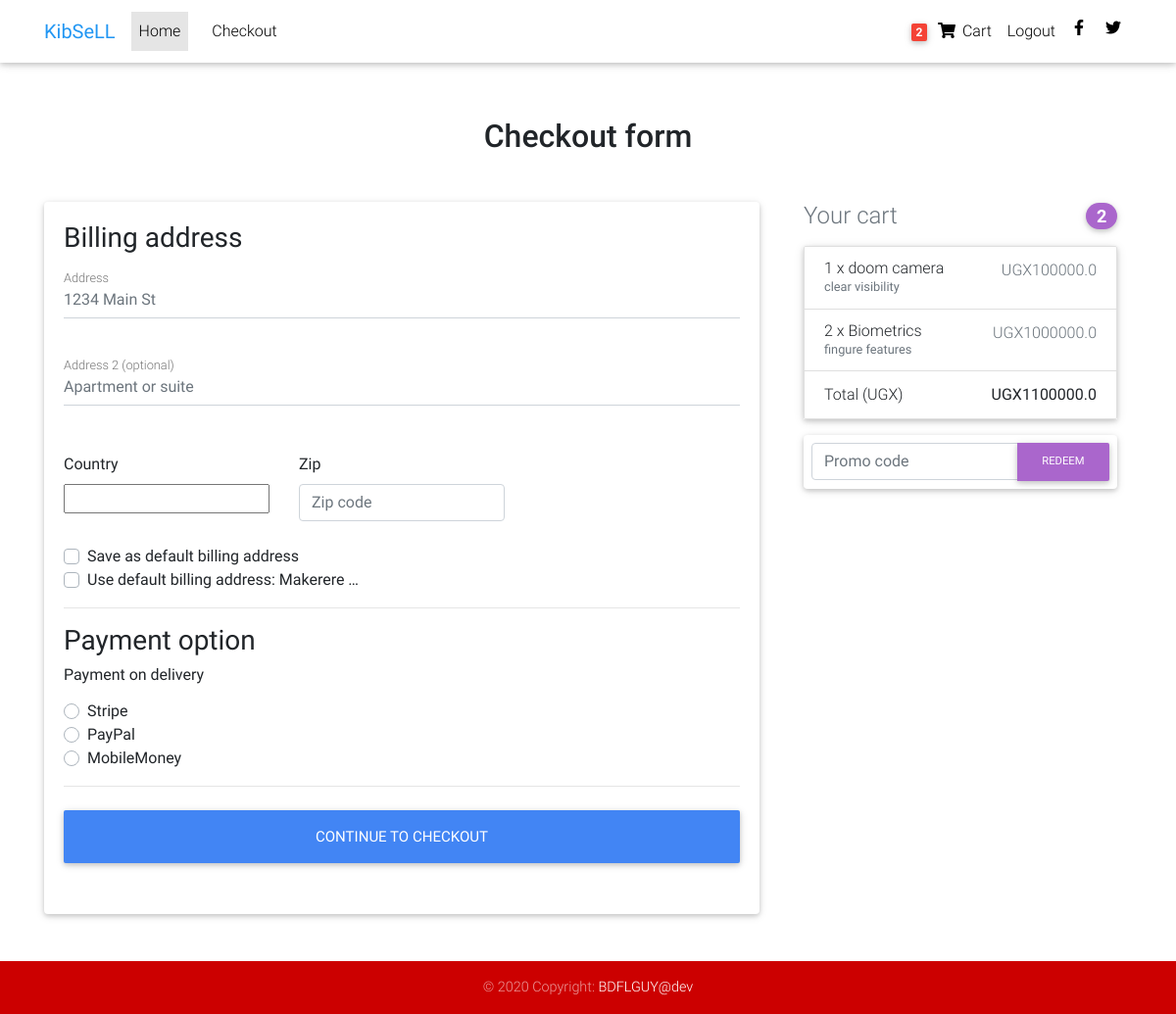
Screenshot of /checkout/ (signed in) with the database file from the repository.
### products/models.py (models this page shows, shortened)
class Order(models.Model):
    user = models.ForeignKey(settings.AUTH_USER_MODEL,
                             on_delete=models.CASCADE)
    ref_code = models.CharField(max_length=20, blank=True, null=True)
    items = models.ManyToManyField(OrderItem)
    start_date = models.DateTimeField(auto_now_add=True)
    ordered_date = models.DateTimeField()
    ordered = models.BooleanField(default=False)
    shipping_address = models.ForeignKey(
        'Address', related_name='shipping_address', on_delete=models.SET_NULL, blank=True, null=True)
    billing_address = models.ForeignKey(
        'Address', related_name='billing_address', on_delete=models.SET_NULL, blank=True, null=True)
    payment = models.ForeignKey(
        'Payment', on_delete=models.SET_NULL, blank=True, null=True)
    coupon = models.ForeignKey(
        'Coupon', on_delete=models.SET_NULL, blank=True, null=True)
    being_delivered = models.BooleanField(default=False)
    received = models.BooleanField(default=False)
    refund_requested = models.BooleanField(default=False)
    refund_granted = models.BooleanField(default=False)
    '''
    1. Item added to cart
    2. Adding a billing address
    (Failed checkout)
    3. Payment
    (Pre-processing, processing, packaging etc.)
    4. Being delivered
    5. Received
    6. Refunds
    '''
    def get_total(self):
        total = 0
        for order_item in self.items.all():
            total += order_item.get_final_price()
        if self.coupon:
            total -= self.coupon.amount
        return total

class Address(models.Model):
    user = models.ForeignKey(settings.AUTH_USER_MODEL,
                             on_delete=models.CASCADE)
    street_address = models.CharField(max_length=100)
    apartment_address = models.CharField(max_length=100)
    country = CountryField(multiple=False)
    zip = models.CharField(max_length=100)
    address_type = models.CharField(max_length=2, choices=ADDRESS_CHOICES)
    default = models.BooleanField(default=False)
    class Meta:
        verbose_name_plural = 'Addresses'

class OrderItem(models.Model):
    user = models.ForeignKey(settings.AUTH_USER_MODEL,
                             on_delete=models.CASCADE)
    ordered = models.BooleanField(default=False)
    item = models.ForeignKey(Item, on_delete=models.CASCADE)
    quantity = models.IntegerField(default=1)
    def get_total_item_price(self):
        return self.quantity * self.item.price
    def get_final_price(self):
        if self.item.discount_price:
            return self.get_total_discount_item_price()
        return self.get_total_item_price()

class Item(models.Model):
    title = models.CharField(max_length=100)
    price = models.FloatField()
    discount_price = models.FloatField(blank=True, null=True)
    category = models.CharField(choices=CATEGORY_CHOICES, max_length=10)
    label = models.CharField(choices=LABEL_CHOICES, max_length=1)
    slug = models.SlugField()
    description = models.TextField()
    image = models.ImageField()

### products/views.py (the view, shortened to what this page needs)
# urls.py: path('checkout/', CheckoutView.as_view(), name='checkout'),
class CheckoutView(View):
    def get(self, *args, **kwargs):
        try:
            order = Order.objects.get(user=self.request.user, ordered=False)
            form = CheckoutForm()
            context = {
                'form': form,
                'couponform': CouponForm(),
                'order': order,
                'DISPLAY_COUPON_FORM': True
            }
            shipping_address_qs = Address.objects.filter(
                user=self.request.user,
                address_type='S',
                default=True
            )
            if shipping_address_qs.exists():
                context.update(
                    {'default_shipping_address': shipping_address_qs[0]})
            billing_address_qs = Address.objects.filter(
                user=self.request.user,
                address_type='B',
                default=True
            )
            if billing_address_qs.exists():
                context.update(
                    {'default_billing_address': billing_address_qs[0]})
            return render(self.request, "checkout.html", context)
        except ObjectDoesNotExist:
            messages.info(self.request, "You do not have an active order")
            return redirect("core:checkout")

### products/forms.py
class CheckoutForm(forms.Form):
    shipping_address = forms.CharField(required=False)
    billing_address = forms.CharField(required=False)
    billing_address2 = forms.CharField(required=False)
    billing_country = CountryField(blank_label='(select country)').formfield(
        required=False,
        widget=CountrySelectWidget(attrs={
            'class': 'custom-select d-block w-100',
        }))
    billing_zip = forms.CharField(required=False)
    same_billing_address = forms.BooleanField(required=False)
    set_default_shipping = forms.BooleanField(required=False)
    use_default_shipping = forms.BooleanField(required=False)
    set_default_billing = forms.BooleanField(required=False)
    use_default_billing = forms.BooleanField(required=False)
    payment_option = forms.ChoiceField(
        widget=forms.RadioSelect, choices=PAYMENT_CHOICES)

class CouponForm(forms.Form):
    code = forms.CharField(widget=forms.TextInput(attrs={
        'class': 'form-control',
        'placeholder': 'Promo code',
        'aria-label': 'Recipient\'s username',
        'aria-describedby': 'basic-addon2'
    }))

### products/templatetags/cart_template_tags.py (called while the page is built)
@register.filter
def cart_item_count(user):
    if user.is_authenticated:
        qs = Order.objects.filter(user=user, ordered=False)
        if qs.exists():
            return qs[0].items.count()
        return 0

### products/templates/checkout.html (shortened to what this page needs)
{% extends "base.html" %}
{% load crispy_forms_tags %}
{% block content %}
<main>
    <div class="container wow fadeIn">
        <h2 class="my-5 h2 text-center">Checkout form</h2>
        <div class="row">
            <div class="col-md-8 mb-4">
                <div class="card">
                    <form method="POST" class="card-body">
                        <h3>Billing address</h3>
                        <div class='hideable_billing_form'>
                            <div class="md-form mb-5">
                                <input type='text' placeholder='1234 Main St' id='billing_address'
                                       name='billing_address' class='form-control'/>
                                <label for="billing_address" class="">Address</label>
                            </div>
                            <div class="md-form mb-5">
                                <input type='text' placeholder='Apartment or suite' id='billing_address2'
                                       name='billing_address2' class='form-control'/>
                                <label for="billing_address2" class="">Address 2 (optional)</label>
                            </div>
                            <div class="row">
                                <div class="col-lg-4 col-md-12 mb-4">
                                    <label for="country">Country</label>
                                    {{ form.billing_country }}
                                </div>
                                <div class="col-lg-4 col-md-6 mb-4">
                                    <label for="billing_zip">Zip</label>
                                    <input type='text' placeholder='Zip code' id='billing_zip' name='billing_zip'
                                           class='form-control'/>
                                </div>
                            </div>
                            <div class="custom-control custom-checkbox">
                                <label class="custom-control-label" for="set_default_billing">Save as default billing
                                    address</label>
                            </div>
                        </div>
                        {% if default_billing_address %}
                        <div class="custom-control custom-checkbox">
                            <label class="custom-control-label" for="use_default_billing">Use default billing address:
                                {{ default_billing_address.street_address|truncatechars:10 }}</label>
                        </div>
                        {% endif %}
                        <hr>
                        <h3>Payment option</h3>
                        <h6>Payment on delivery</h6>
                        <div class="d-block my-3">
                            {% for value, name in form.fields.payment_option.choices %}
                            <div class="custom-control custom-radio">
                                <label class="custom-control-label" for="{{ name }}">{{ name }}</label>
                            </div>
                            {% endfor %}
                        </div>
                        <hr class="mb-4">
                        <button class="btn btn-primary btn-lg btn-block" type="submit">Continue to checkout</button>
                    </form>
                </div>
            </div>
            <div class="col-md-4 mb-4">
                {% include "order_snippet.html" %}
            </div>
        </div>
    </div>
</main>
{% endblock content %}

### products/templates/base.html (shortened to what this page needs)
{% load static %}
{% load cart_template_tags %}
<html lang="en">
<head>
    <link rel="stylesheet" href="https://use.fontawesome.com/releases/v5.11.2/css/all.css">
    <link rel="stylesheet" href="{% static 'sell/css/bootstrap.min.css' %}">
    <link rel="stylesheet" href="{% static 'sell/css/mdb.min.css' %}">
    <link rel="stylesheet" href="{% static 'sell/css/style.css' %}">
</head>
<body>
<nav class="navbar fixed-top navbar-expand-lg navbar-light white scrolling-navbar">
    <div class="container">
        <a class="navbar-brand waves-effect" href="/">
            <strong class="blue-text">KibSeLL</strong>
        </a>
        <div class="collapse navbar-collapse" id="navbarSupportedContent">
            <ul class="navbar-nav mr-auto">
                <li class="nav-item active">
                    <a class="nav-link waves-effect" href="/">Home
                    </a>
                </li>
                <li class="nav-item">
                    <a class="nav-link waves-effect" href="#">
                    </a>
                </li>
                <li class="nav-item">
                    <a class="nav-link waves-effect"
                       href="/checkout">Checkout</a>
                </li>
            </ul>
            <ul class="navbar-nav nav-flex-icons">
                {% if request.user.is_authenticated %}
                <li class="nav-item">
                    <a href="{% url 'core:order-summary' %}" class="nav-link waves-effect">
                        <span class="badge red z-depth-1 mr-1"> {{ request.user|cart_item_count }} </span>
                        <i class="fas fa-shopping-cart"></i>
                        <span class="clearfix d-none d-sm-inline-block"> Cart </span>
                    </a>
                </li>
                <li class="nav-item">
                    <a class="nav-link waves-effect" href="{% url 'account_logout' %}">
                        <span class="clearfix d-none d-sm-inline-block"> Logout</span>
                    </a>
                {% endif %}
                <li class="nav-item">
                    <a href="https://www.facebook.com/" class="nav-link waves-effect" target="_blank">
                        <i class="fab fa-facebook-f"></i>
                    </a>
                </li>
                <li class="nav-item">
                    <a href="https://twitter.com/" class="nav-link waves-effect" target="_blank">
                        <i class="fab fa-twitter"></i>
                    </a>
                </li>
            </ul>
        </div>
    </div>
</nav>
<div class="mt-5 pt-4">
</div>
{% block content %}
{% endblock %}
<footer class="page-footer text-center font-small mt-4 wow fadeIn">
    <div class="footer-copyright py-3">
        © 2020 Copyright:
        <a href="https://opudaemmanuel@gmail.com" target="_blank"> BDFLGUY@dev </a>
    </div>
</footer>
</body>
</html>

### products/templates/order_snippet.html (shortened to what this page needs)
<div class="col-md-12 mb-4">
    <h4 class="d-flex justify-content-between align-items-center mb-3">
        <span class="text-muted">Your cart</span>
        <span class="badge badge-secondary badge-pill">{{ order.items.count }}</span>
    </h4>
    <ul class="list-group mb-3 z-depth-1">
        {% for order_item in order.items.all %}
        <li class="list-group-item d-flex justify-content-between lh-condensed">
            <div>
                <h6 class="my-0">{{ order_item.quantity }} x {{ order_item.item.title}}</h6>
                <small class="text-muted">{{ order_item.item.description}}</small>
            </div>
            <span class="text-muted">UGX{{ order_item.get_final_price }}</span>
        </li>
        {% endfor %}
        <li class="list-group-item d-flex justify-content-between">
            <span>Total (UGX)</span>
            <strong>UGX{{ order.get_total }}</strong>
        </li>
    </ul>
    {% if DISPLAY_COUPON_FORM %}
    <form class="card p-2" action="{% url 'core:add-coupon' %}" method="POST">
        <div class="input-group">
            {{ couponform.code }}
            <div class="input-group-append">
                <button class="btn btn-secondary btn-md waves-effect m-0" type="submit">Redeem</button>
            </div>
        </div>
    </form>
    {% endif %}
</div>

### products/static/sell/css/style.css (style rules this page uses)
html, body, .view { height: 100%; }
.page-footer { background-color: red; }

### products/templates/base.html (style rules this page uses)
html, body, header, .carousel { height: 60vh; }

### rows the page displays
Address: street_address "Makerere …"
Order: items.count "2", get_total "1100000.0"
OrderItem: quantity "1", item "doom camera", item.description "clear visibility", get_final_price "100000.0"
OrderItem: quantity "2", item "Biometrics", item.description "fingure features", get_final_price "1000000.0"

### other values shown
{{ request.user|cart_item_count }} "2"
{{ name }} "Stripe" "PayPal" "MobileMoney"
